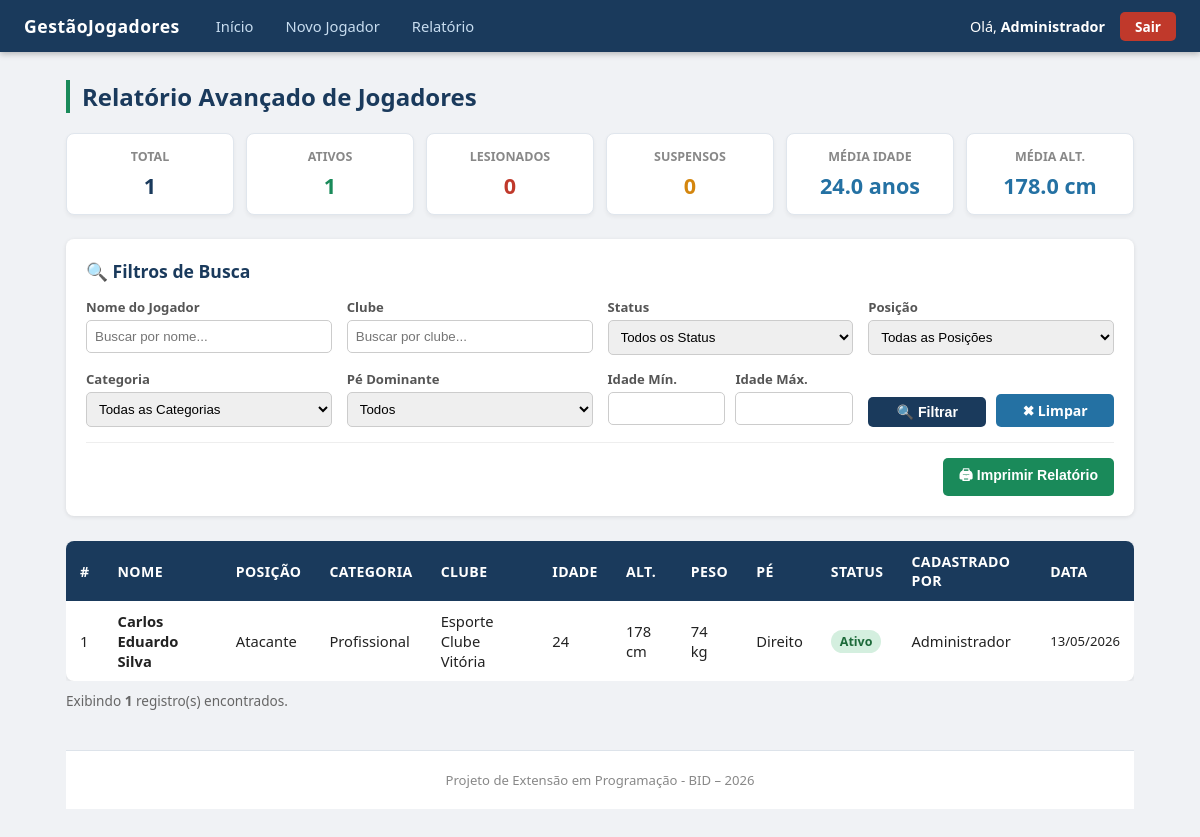
The app's page /relatorio.php (signed in) with its own data.
### tables this page shows
CREATE TABLE IF NOT EXISTS jogadores (
    id_jogadores INT AUTO_INCREMENT PRIMARY KEY,
    nome VARCHAR(120) NOT NULL,
    posicao ENUM('Goleiro', 'Lateral Direito', 'Lateral Esquerdo', 'Zagueiro', 'Volante', 'Meia', 'Atacante', 'Ponta Direita', 'Ponta Esquerda', 'Centroavante') NOT NULL,
    categoria ENUM('Profissional', 'Sub-23', 'Sub-20', 'Sub-17', 'Sub-15', 'Sub-13') NOT NULL,
    idade INT NOT NULL,
    clube VARCHAR(120) NOT NULL,
    nacionalidade VARCHAR(80) NOT NULL,
    pe_dominante ENUM('Direito', 'Esquerdo', 'Ambidestro') NOT NULL,
    altura_cm INT NOT NULL,
    peso_kg INT NOT NULL,
    status ENUM('Ativo', 'Suspenso', 'Lesionado', 'Inativo') NOT NULL DEFAULT 'Ativo',
    obs VARCHAR(100),
    cadastrado_por INT,
    criado_em DATE NOT NULL DEFAULT (CURRENT_DATE),
    atualizado_em DATETIME NOT NULL DEFAULT CURRENT_TIMESTAMP ON UPDATE CURRENT_TIMESTAMP,
    CONSTRAINT fk_jogador_usuario FOREIGN KEY (cadastrado_por) REFERENCES USUARIOS(id_usuarios) ON DELETE SET NULL
);

CREATE TABLE IF NOT EXISTS USUARIOS ( 
    id_usuarios INT AUTO_INCREMENT PRIMARY KEY,
    nome VARCHAR(100) NOT NULL,
    email VARCHAR(100) NOT NULL UNIQUE,
    senha VARCHAR(255) NOT NULL,
    nivel ENUM('admin', 'usuario') DEFAULT 'usuario',
    data_cadastro DATETIME DEFAULT CURRENT_TIMESTAMP, 
    ultima_atualizacao DATETIME DEFAULT CURRENT_TIMESTAMP ON UPDATE CURRENT_TIMESTAMP
);

### auth.php (called while the page is built, shortened)
<?php
function isAdmin() {
    return isset($_SESSION['usuario_nivel']) && $_SESSION['usuario_nivel'] === 'admin';
}

### relatorio.php (the view, shortened to what this page needs)
<?php
require 'conecta.php';
require 'header.php';
$filtroNome      = trim($_GET['nome'] ?? '');
$filtroClube     = trim($_GET['clube'] ?? '');
$filtroIdadeMin  = $_GET['idade_min']  ?? '';
$filtroIdadeMax  = $_GET['idade_max']  ?? '';
$conditions = [];
$params     = [];
$where = $conditions ? 'WHERE ' . implode(' AND ', $conditions) : '';
$stmt = $pdo->prepare("
    SELECT j.*, u.nome AS cadastrado_por_nome
    FROM jogadores j
    LEFT JOIN USUARIOS u ON j.cadastrado_por = u.id_usuarios
    $where
    ORDER BY j.nome ASC
");
$stmt->execute($params);
$jogadores = $stmt->fetchAll();
$totais = $pdo->query("
    SELECT status, COUNT(*) AS qtd FROM jogadores GROUP BY status
")->fetchAll(PDO::FETCH_KEY_PAIR);
$medias = $pdo->query("
    SELECT
        ROUND(AVG(idade), 1)     AS media_idade,
        ROUND(AVG(altura_cm), 1) AS media_altura,
        ROUND(AVG(peso_kg), 1)   AS media_peso
    FROM jogadores
")->fetch();
?>
<h1>Relatório Avançado de Jogadores</h1>
<div style="display:grid; grid-template-columns:repeat(auto-fit,minmax(130px,1fr)); gap:12px; margin-bottom:24px;">
    <?php
    $totalGeral = $pdo->query("SELECT COUNT(*) FROM jogadores")->fetchColumn();
    $cards = [
        ['label'=>'Total',     'val'=> $totalGeral, 'color'=>'#1a3a5c'],
        ['label'=>'Ativos',    'val'=> $totais['Ativo']     ?? 0, 'color'=>'#1a8a5a'],
        ['label'=>'Lesionados','val'=> $totais['Lesionado'] ?? 0, 'color'=>'#c0392b'],
        ['label'=>'Suspensos', 'val'=> $totais['Suspenso']  ?? 0, 'color'=>'#d4860e'],
        ['label'=>'Média Idade','val'=> ($medias['media_idade'] ?? '-') . ' anos', 'color'=>'#2471a3'],
        ['label'=>'Média Alt.', 'val'=> ($medias['media_altura'] ?? '-') . ' cm',  'color'=>'#2471a3'],
    ];
    foreach ($cards as $card): ?>
    <div style="background:#fff; border-radius:8px; border:1px solid #e0e6ed; padding:14px 16px; text-align:center; box-shadow: 0 2px 4px rgba(0,0,0,0.05);">
        <div style="font-size:.78rem; color:#888; font-weight:600; text-transform:uppercase; margin-bottom:6px;">
            <?= $card['label'] ?>
        </div>
        <div style="font-size:1.35rem; font-weight:700; color:<?= $card['color'] ?>;">
            <?= $card['val'] ?>
        </div>
    </div>
    <?php endforeach; ?>
</div>
<div class="form-card" style="max-width: 100%; margin-bottom: 25px; padding: 20px;">
    <h3 style="margin-bottom: 15px; font-size: 1.1rem; color: #1a3a5c;">🔍 Filtros de Busca</h3>
    <form method="GET" style="display:grid; grid-template-columns: repeat(auto-fit, minmax(200px, 1fr)); gap: 15px;">
        <div>
            <label style="display:block; font-size:.82rem; font-weight:600; color:#555; margin-bottom:4px;">Nome do Jogador</label>
            <input type="text" name="nome" value="<?= htmlspecialchars($filtroNome) ?>" placeholder="Buscar por nome..." style="width:100%; padding:8px; border:1px solid #ccc; border-radius:5px;">
        </div>
        <div>
            <label style="display:block; font-size:.82rem; font-weight:600; color:#555; margin-bottom:4px;">Clube</label>
            <input type="text" name="clube" value="<?= htmlspecialchars($filtroClube) ?>" placeholder="Buscar por clube..." style="width:100%; padding:8px; border:1px solid #ccc; border-radius:5px;">
        </div>
        <div>
            <label style="display:block; font-size:.82rem; font-weight:600; color:#555; margin-bottom:4px;">Status</label>
            <select name="status" style="width:100%; padding:8px; border:1px solid #ccc; border-radius:5px;">
                <option value="">Todos os Status</option>
            </select>
        </div>
        <div>
            <label style="display:block; font-size:.82rem; font-weight:600; color:#555; margin-bottom:4px;">Posição</label>
            <select name="posicao" style="width:100%; padding:8px; border:1px solid #ccc; border-radius:5px;">
                <option value="">Todas as Posições</option>
            </select>
        </div>
        <div>
            <label style="display:block; font-size:.82rem; font-weight:600; color:#555; margin-bottom:4px;">Categoria</label>
            <select name="categoria" style="width:100%; padding:8px; border:1px solid #ccc; border-radius:5px;">
                <option value="">Todas as Categorias</option>
            </select>
        </div>
        <div>
            <label style="display:block; font-size:.82rem; font-weight:600; color:#555; margin-bottom:4px;">Pé Dominante</label>
            <select name="pe" style="width:100%; padding:8px; border:1px solid #ccc; border-radius:5px;">
                <option value="">Todos</option>
            </select>
        </div>
        <div style="display: flex; gap: 10px;">
            <div style="flex: 1;">
                <label style="display:block; font-size:.82rem; font-weight:600; color:#555; margin-bottom:4px;">Idade Mín.</label>
                <input type="number" name="idade_min" value="<?= htmlspecialchars($filtroIdadeMin) ?>" style="width:100%; padding:8px; border:1px solid #ccc; border-radius:5px;">
            </div>
            <div style="flex: 1;">
                <label style="display:block; font-size:.82rem; font-weight:600; color:#555; margin-bottom:4px;">Idade Máx.</label>
                <input type="number" name="idade_max" value="<?= htmlspecialchars($filtroIdadeMax) ?>" style="width:100%; padding:8px; border:1px solid #ccc; border-radius:5px;">
            </div>
        </div>
        <div style="display:flex; gap:10px; align-items:flex-end;">
            <button type="submit" class="btn btn-primary" style="flex:1;">🔍 Filtrar</button>
            <a href="relatorio.php" class="btn btn-info" style="flex:1; text-align:center;">✖ Limpar</a>
        </div>
    </form>
    <div style="margin-top: 15px; border-top: 1px solid #eee; padding-top: 15px; display: flex; justify-content: flex-end;">
        <button type="button" onclick="window.print()" class="btn btn-success">🖨 Imprimir Relatório</button>
    </div>
</div>
<?php if (!$jogadores): ?>
    <div class="alert alert-info">Nenhum resultado para os filtros aplicados.</div>
<?php else: ?>
    <div style="overflow-x: auto;">
        <table>
            <thead>
                <tr>
                    <th>#</th>
                    <th>Nome</th>
                    <th>Posição</th>
                    <th>Categoria</th>
                    <th>Clube</th>
                    <th>Idade</th>
                    <th>Alt.</th>
                    <th>Peso</th>
                    <th>Pé</th>
                    <th>Status</th>
                    <th>Cadastrado por</th>
                    <th>Data</th>
                </tr>
            </thead>
            <tbody>
            <?php foreach ($jogadores as $j):
                $badgeClass = match($j['status']) {
                    'Ativo'     => 'badge-ativo',
                    'Suspenso'  => 'badge-suspenso',
                    'Lesionado' => 'badge-lesionado',
                    default     => 'badge-inativo',
                };
            ?>
                <tr>
                    <td><?= $j['id_jogadores'] ?></td>
                    <td><strong><?= htmlspecialchars($j['nome']) ?></strong></td>
                    <td><?= htmlspecialchars($j['posicao']) ?></td>
                    <td><?= htmlspecialchars($j['categoria']) ?></td>
                    <td><?= htmlspecialchars($j['clube']) ?></td>
                    <td><?= $j['idade'] ?></td>
                    <td><?= $j['altura_cm'] ?> cm</td>
                    <td><?= $j['peso_kg'] ?> kg</td>
                    <td><?= htmlspecialchars($j['pe_dominante']) ?></td>
                    <td><span class="badge <?= $badgeClass ?>"><?= $j['status'] ?></span></td>
                    <td><?= htmlspecialchars($j['cadastrado_por_nome'] ?? '—') ?></td>
                    <td style="font-size:.82rem;"><?= date('d/m/Y', strtotime($j['criado_em'])) ?></td>
                </tr>
            <?php endforeach; ?>
            </tbody>
        </table>
    </div>
    <p style="margin-top:10px; font-size:.85rem; color:#666;">
        Exibindo <strong><?= count($jogadores) ?></strong> registro(s) encontrados.
    </p>
<?php endif; ?>
<?php require 'footer.php'; ?>

### header.php (shortened to what this page needs)
<?php
require_once 'auth.php';
?>
<!DOCTYPE html>
<html lang="pt-BR">
<head>
</head>
<body>
<nav>
    <span class="brand">GestãoJogadores</span>
    <a href="index.php">Início</a>
    <?php if (isAdmin()): ?>
        <a href="insere.php">Novo Jogador</a>
    <?php endif; ?>
    <a href="relatorio.php">Relatório</a>
    <div style="margin-left: auto; display: flex; align-items: center; gap: 15px; padding: 10px 0;">
        <span style="color: #fff; font-size: 0.9rem;">Olá, <strong><?= htmlspecialchars($_SESSION['usuario_nome'] ?? 'Usuário') ?></strong></span>
        <a href="logout.php" class="btn btn-danger" style="padding: 5px 15px; font-size: 0.85rem;">Sair</a>
    </div>
</nav>
<main>

### footer.php (shortened to what this page needs)
<footer style="
    text-align: center;
    padding: 20px;
    margin-top: 40px;
    font-size: .82rem;
    color: #888;
    border-top: 1px solid #dde3ea;
    background: #fff;
">
    Projeto de Extensão em Programação - BID &ndash; <?= date("Y") ?>
</footer>
</body>
</html>

### header.php (style rules this page uses)
* { box-sizing: border-box; margin: 0; padding: 0; }
body { font-family: 'Segoe UI', Arial, sans-serif; background: #f0f2f5; color: #222; }
nav { background: #1a3a5c; padding: 0 24px; display: flex; align-items: center; justify-content: flex-start; gap: 8px; flex-wrap: wrap; box-shadow: 0 2px 6px rgba(0,0,0,.25); min-height: 50px; }
nav .brand { font-size: 1.1rem; font-weight: 700; color: #fff; padding: 14px 0; margin-right: 16px; letter-spacing: .5px; }
nav a { color: #c8ddf0; text-decoration: none; padding: 14px 12px; font-size: .92rem; transition: background .2s, color .2s; border-radius: 4px 4px 0 0; }
main { max-width: 1100px; margin: 28px auto; padding: 0 16px; }
h1 { font-size: 1.5rem; margin-bottom: 20px; color: #1a3a5c; border-left: 4px solid #1a8a5a; padding-left: 12px; }
table { width: 100%; border-collapse: collapse; background: #fff; border-radius: 8px; overflow: hidden; box-shadow: 0 1px 4px rgba(0,0,0,.1); }
th { background: #1a3a5c; color: #fff; padding: 11px 14px; text-align: left; font-size: .88rem; font-weight: 600; text-transform: uppercase; letter-spacing: .4px; }
td { padding: 10px 14px; border-bottom: 1px solid #e8edf2; font-size: .92rem; }
tr:last-child td { border-bottom: none; }
.btn { display: inline-block; padding: 7px 16px; border-radius: 5px; border: none; cursor: pointer; font-size: .88rem; font-weight: 600; text-decoration: none; transition: opacity .2s; }
.btn-primary { background: #1a3a5c; color: #fff; }
.btn-success { background: #1a8a5a; color: #fff; }
.btn-danger { background: #c0392b; color: #fff; }
.btn-info { background: #2471a3; color: #fff; }
.form-card { background: #fff; border-radius: 8px; padding: 28px; box-shadow: 0 1px 4px rgba(0,0,0,.1); max-width: 760px; }
.badge { display: inline-block; padding: 3px 9px; border-radius: 20px; font-size: .78rem; font-weight: 700; }
.badge-ativo { background: #d4efdf; color: #1d6a3a; }

### records on screen
jogadores: id_jogadores "1", nome "Carlos Eduardo Silva", posicao "Atacante", categoria "Profissional", clube "Esporte Clube Vitória", idade "24", altura_cm "178", peso_kg "74", pe_dominante "Direito", status "Ativo", cadastrado_por.nome "Administrador", criado_em "13/05/2026"

### other values on screen
$_SESSION['usuario_nome'] "Administrador"
$card['label'] "TOTAL"
$card['val'] "1"
$card['label'] "ATIVOS"
$card['label'] "LESIONADOS"
$card['val'] "0"
$card['label'] "SUSPENSOS"
$card['label'] "MÉDIA IDADE"
$card['val'] "24.0 anos"
$card['label'] "MÉDIA ALT."
$card['val'] "178.0 cm"
count($jogadores) "1"
